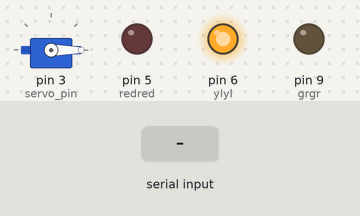
This sketch was run on a simulated Arduino Uno, built with avr-gcc and run on an emulated ATmega328P. On the bench: servo, output pins drawn as LEDs (lit = HIGH). Inputs (shaded band) come from the test bench.

Above: at 1.2 s.
1.3 s: "1" received over Serial
At 2.5 s:
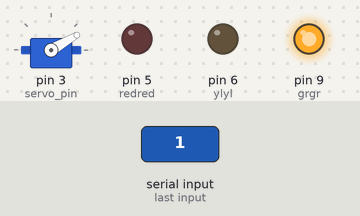
4.3 s: "2" received over Serial
At 5.0 s:
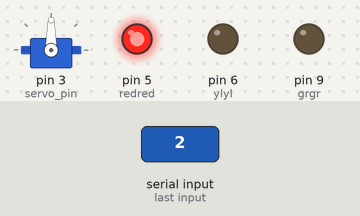
Timing chart, 0 to 7.3 s (numbered marks = the images above; inputs shaded):
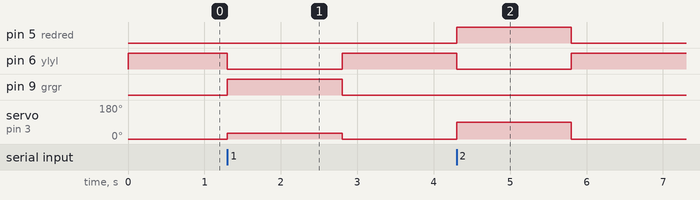

Measured:
- after the input at 1.3 s, pin 6 (ylyl): HIGH → LOW at once, → HIGH 1.5 s later; pin 9 (grgr): LOW → HIGH at once, → LOW 1.5 s later; servo on pin 3 (servo_pin): 0° → 30° at once, → 0° 1.5 s later
- after the input at 4.3 s, pin 5 (redred): LOW → HIGH at once, → LOW 1.5 s later; pin 6 (ylyl): HIGH → LOW at once, → HIGH 1.5 s later; servo on pin 3 (servo_pin): 0° → 90° at once, → 0° 1.5 s later

The sketch:

robofest.ino
```cpp
#include <Servo.h>

Servo servo;

const int servo_pin = 3;
const int redred = 5;
const int ylyl = 6;
const int grgr = 9;

void setup() {
  pinMode(redred, OUTPUT);
  pinMode(ylyl, OUTPUT);
  pinMode(grgr, OUTPUT);

  servo.attach(servo_pin);
  servo.write(0);
  digitalWrite(ylyl, HIGH);

  Serial.begin(9600);
}

void loop() {

  if (Serial.available() > 0) {
    char cmd = Serial.read(); //라즈베리파이에서 시리얼 코드를 받아옵니다.

    if (cmd == '1') {
      servo.write(30);  // 라즈베리파이에서 받아온 시리얼 코드 정보를 바탕으로 서보모터를 움직여 화물이 정상적으로 움직이게 합니다.
      digitalWrite(redred, LOW);
      digitalWrite(ylyl, LOW);
      digitalWrite(grgr, HIGH);
      delay(1500);
    } else if (cmd == '2') {
      servo.write(90);  //만약 위험물 일시에 서보모터 각도를 완전 아래로 꺾어 화물이 위험물 관리토으로 떨어지게 합니다.
      digitalWrite(grgr, LOW);
      digitalWrite(ylyl, LOW);
      digitalWrite(redred, HIGH);
      delay(1500);
    }

    servo.write(0);
    digitalWrite(redred, LOW);
    digitalWrite(grgr, LOW);
    digitalWrite(ylyl, HIGH);

    while (Serial.available() > 0) {
      Serial.read();
    } //잔여 찌꺼기 데이터르 지우고 재실행합니다.
  }
}
```
